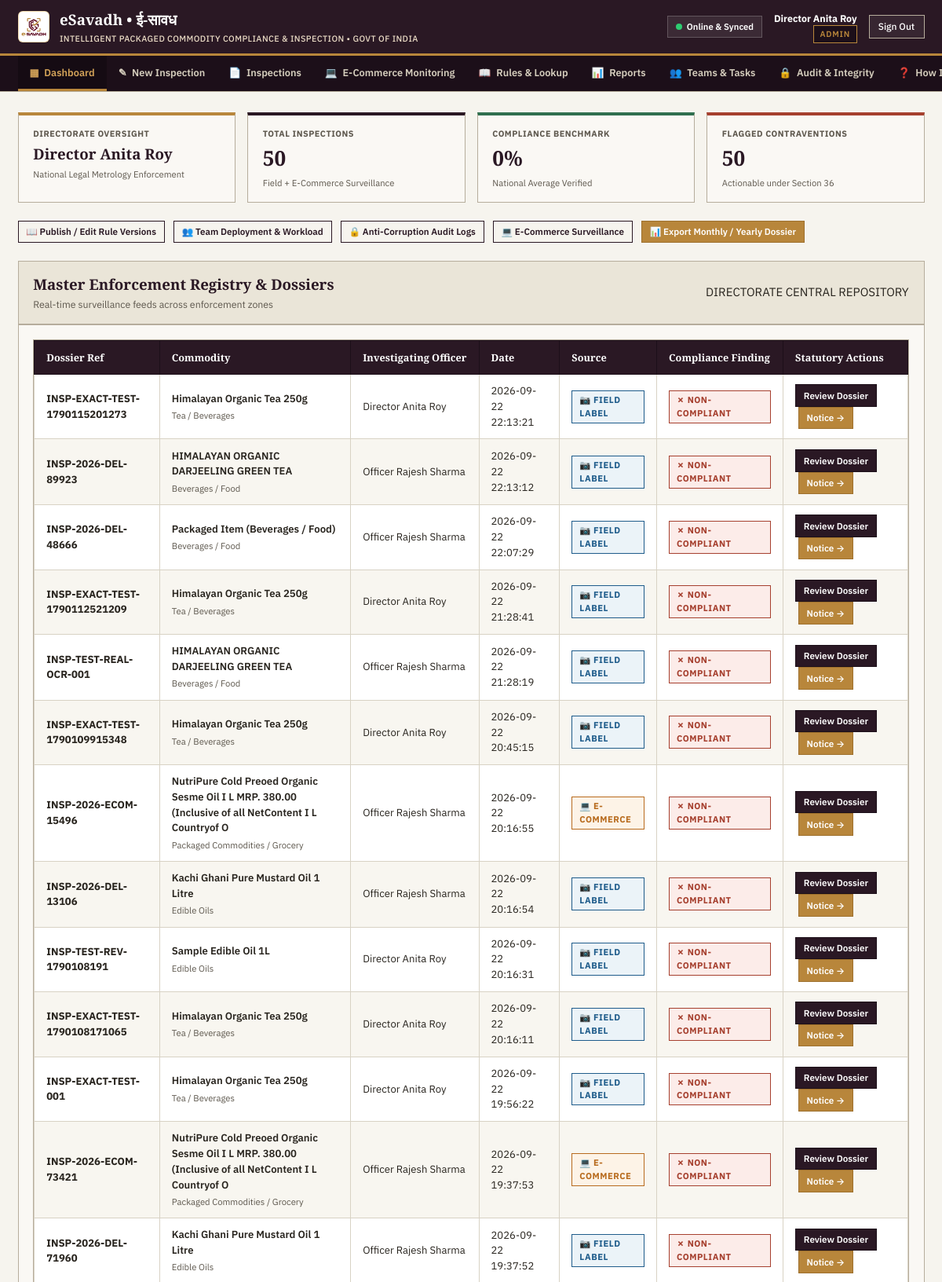
The page /admin/dashboard (signed in, upper part) on the database its author committed.
### tables this page shows
CREATE TABLE users (
    id INTEGER PRIMARY KEY AUTOINCREMENT,
    name TEXT NOT NULL,
    email TEXT UNIQUE NOT NULL,
    password_hash TEXT NOT NULL,
    role TEXT NOT NULL CHECK (role IN ('Admin', 'Inspector', 'Retailer', 'Manufacturer')),
    organization TEXT,
    designation TEXT,
    phone TEXT,
    is_active INTEGER DEFAULT 1,
    created_at TIMESTAMP DEFAULT CURRENT_TIMESTAMP
);

CREATE TABLE inspections (
    id INTEGER PRIMARY KEY AUTOINCREMENT,
    ref_no TEXT UNIQUE NOT NULL,
    product_id INTEGER,
    inspector_id INTEGER NOT NULL,
    assigned_team_id INTEGER,
    retailer_id INTEGER,
    location TEXT,
    gps_lat REAL,
    gps_lng REAL,
    purpose TEXT DEFAULT 'Routine Market Surveillance',
    status TEXT DEFAULT 'Completed' CHECK (status IN ('Draft', 'In Progress', 'Review', 'Completed', 'Flagged')),
    compliance_status TEXT DEFAULT 'Needs Review' CHECK (compliance_status IN ('Compliant', 'Non-Compliant', 'Needs Review', 'Insufficient Evidence', 'Not Applicable')),
    source TEXT DEFAULT 'field' CHECK (source IN ('field', 'e-commerce')),
    overall_notes TEXT,
    sync_id TEXT UNIQUE, -- Local idempotency key for offline sync
    created_at TIMESTAMP DEFAULT CURRENT_TIMESTAMP,
    updated_at TIMESTAMP DEFAULT CURRENT_TIMESTAMP,
    FOREIGN KEY (product_id) REFERENCES products (id) ON DELETE SET NULL,
    FOREIGN KEY (inspector_id) REFERENCES users (id) ON DELETE CASCADE,
    FOREIGN KEY (assigned_team_id) REFERENCES teams (id) ON DELETE SET NULL,
    FOREIGN KEY (retailer_id) REFERENCES users (id) ON DELETE SET NULL
);

CREATE TABLE products (
    id INTEGER PRIMARY KEY AUTOINCREMENT,
    barcode TEXT UNIQUE,
    name TEXT NOT NULL,
    category TEXT NOT NULL,
    brand TEXT,
    manufacturer TEXT,
    packer TEXT,
    importer TEXT,
    mfg_date TEXT, -- MM/YYYY or YYYY-MM-DD
    expiry_date TEXT,
    country_of_origin TEXT DEFAULT 'India',
    net_quantity TEXT,
    mrp TEXT,
    created_at TIMESTAMP DEFAULT CURRENT_TIMESTAMP
);

### app.py (the view)
@app.route("/admin/dashboard")
@login_required
@role_required(["Admin"])
def admin_dashboard():
    inspections = database.get_inspections(limit=50)
    total = len(inspections)
    compliant = sum(1 for i in inspections if i["compliance_status"] == "Compliant")
    violations = sum(1 for i in inspections if i["compliance_status"] == "Non-Compliant")
    compliance_rate = int((compliant / max(total, 1)) * 100)
    return render_template(
        "dashboard_admin.html",
        user=session["user"],
        inspections=inspections,
        total_inspections=total,
        compliant_count=compliant,
        violation_count=violations,
        compliance_rate=compliance_rate,
        active_page="dashboard"
    )

### app.py (called while the page is built)
@app.before_request
def ensure_serverless_db_ready():
    if not getattr(app, "_db_bootstrapped", False):
        try:
            database.init_db()
            app._db_bootstrapped = True
        except Exception as e:
            print(f"[eSavadh DB] Serverless init notice: {e}")

def login_required(f):
    @wraps(f)
    def decorated_function(*args, **kwargs):
        if "user" not in session:
            flash("Official authentication required to access this compliance register.", "error")
            return redirect(url_for("login", next=request.url))
        return f(*args, **kwargs)
    return decorated_function

def role_required(allowed_roles):
    def decorator(f):
        @wraps(f)
        def decorated_function(*args, **kwargs):
            if "user" not in session:
                flash("Official authentication required.", "error")
                return redirect(url_for("login"))
            user_role = session["user"].get("role")
            if user_role not in allowed_roles:
                flash(f"Access Denied: You do not have permission to view this resource. Requires {', '.join(allowed_roles)} clearance.", "error")
                return redirect(url_for("dashboard_router"))
            return f(*args, **kwargs)
        return decorated_function
    return decorator

### database.py (called while the page is built, shortened)
def get_effective_db_path():
    local_db = os.path.join(BASE_DIR, "esavadh.db")
    is_serverless = bool(os.environ.get("VERCEL") or os.environ.get("AWS_LAMBDA_FUNCTION_NAME") or not os.access(BASE_DIR, os.W_OK))
    return local_db

def get_db():
    db_path = get_effective_db_path()
    conn = sqlite3.connect(db_path, timeout=60.0, check_same_thread=False)
    conn.row_factory = sqlite3.Row
    try:
        conn.execute("PRAGMA journal_mode = WAL;")
    except Exception:
        pass
    conn.execute("PRAGMA busy_timeout = 60000;")
    conn.execute("PRAGMA synchronous = NORMAL;")
    conn.execute("PRAGMA foreign_keys = ON;")
    return conn

### templates/dashboard_admin.html (shortened to what this page needs)
{% extends "base.html" %}
{% block content %}
<div class="metric-grid">
    <div class="metric-card brass-top">
        <div class="metric-label">DIRECTORATE OVERSIGHT</div>
        <div class="metric-value" style="font-size: 1.25rem;">{{ user.name }}</div>
        <div class="form-hint">National Legal Metrology Enforcement</div>
    </div>
    <div class="metric-card">
        <div class="metric-label">TOTAL INSPECTIONS</div>
        <div class="metric-value">{{ total_inspections }}</div>
        <div class="form-hint">Field + E-Commerce Surveillance</div>
    </div>
    <div class="metric-card green-top">
        <div class="metric-label">COMPLIANCE BENCHMARK</div>
        <div class="metric-value">{{ compliance_rate }}%</div>
        <div class="form-hint">National Average Verified</div>
    </div>
    <div class="metric-card red-top">
        <div class="metric-label">FLAGGED CONTRAVENTIONS</div>
        <div class="metric-value">{{ violation_count }}</div>
        <div class="form-hint">Actionable under Section 36</div>
    </div>
</div>
<div style="display: flex; gap: 0.75rem; margin-bottom: 1.5rem; flex-wrap: wrap;">
    <a href="{{ url_for('rules_center') }}" class="btn btn-outline btn-sm">&#128214; Publish / Edit Rule Versions</a>
    <a href="{{ url_for('team_management') }}" class="btn btn-outline btn-sm">&#128101; Team Deployment & Workload</a>
    <a href="{{ url_for('audit_integrity') }}" class="btn btn-outline btn-sm">&#128274; Anti-Corruption Audit Logs</a>
    <a href="{{ url_for('ecommerce_monitor') }}" class="btn btn-outline btn-sm">&#128187; E-Commerce Surveillance</a>
    <a href="{{ url_for('reports_center') }}" class="btn btn-accent btn-sm">&#128202; Export Monthly / Yearly Dossier</a>
</div>
<section class="ledger-section">
    <div class="ledger-header">
        <div>
            <h2 class="ledger-title">Master Enforcement Registry & Dossiers</h2>
            <p class="ledger-subtitle">Real-time surveillance feeds across enforcement zones</p>
        </div>
        <div class="ledger-meta-stamp">
            DIRECTORATE CENTRAL REPOSITORY
        </div>
    </div>
    <div class="ledger-body">
        <div class="ledger-table-wrapper">
            <table class="ledger-table">
                <thead>
                    <tr>
                        <th>Dossier Ref</th>
                        <th>Commodity</th>
                        <th>Investigating Officer</th>
                        <th>Date</th>
                        <th>Source</th>
                        <th>Compliance Finding</th>
                        <th>Statutory Actions</th>
                    </tr>
                </thead>
                <tbody>
                    {% for insp in inspections %}
                    <tr>
                        <td><strong>{{ insp.ref_no }}</strong></td>
                        <td>
                            <div style="font-weight: 600;">{{ insp.product_name or 'Unregistered Commodity' }}</div>
                            <div class="form-hint">{{ insp.product_category or 'General' }}</div>
                        </td>
                        <td>{{ insp.inspector_name or 'Officer' }}</td>
                        <td>{{ insp.created_at }}</td>
                        <td>
                            {% if insp.source == 'e-commerce' %}
                            <span class="status-badge status-needs-review">&#128187; E-Commerce</span>
                            {% else %}
                            <span class="status-badge" style="background:#EBF3F8; color:#1F5C8B; border-color:#1F5C8B;">&#128247; Field Label</span>
                            {% endif %}
                        </td>
                        <td>
                            {% if insp.compliance_status == 'Compliant' %}
                            <span class="status-badge status-compliant">&#10003; Compliant</span>
                            {% elif insp.compliance_status == 'Non-Compliant' %}
                            <span class="status-badge status-non-compliant">&#10007; Non-Compliant</span>
                            {% else %}
                            <span class="status-badge status-needs-review">&#9888; Needs Review</span>
                            {% endif %}
                        </td>
                        <td>
                            <a href="{{ url_for('inspection_detail', inspection_id=insp.id) }}" class="btn btn-primary btn-sm">
                                Review Dossier
                            </a>
                            {% if insp.compliance_status == 'Non-Compliant' %}
                            <a href="{{ url_for('draft_notice_view', inspection_id=insp.id) }}" class="btn btn-accent btn-sm" style="margin-left: 0.25rem;">
                                Notice &rarr;
                            </a>
                            {% endif %}
                        </td>
                    </tr>
                    {% else %}
                    <tr>
                        <td colspan="7" style="text-align: center; color: var(--color-charcoal-muted); padding: 2rem;">
                            No inspection dossiers recorded yet.
                        </td>
                    </tr>
                    {% endfor %}
                </tbody>
            </table>
        </div>
    </div>
</section>
{% endblock %}

### templates/base.html (shortened to what this page needs)
<!DOCTYPE html>
<html lang="en">
<head>
    <link rel="stylesheet" href="{{ url_for('static', filename='css/style.css') }}">
    <link rel="stylesheet" href="{{ url_for('static', filename='css/mobile.css') }}">
</head>
<body>
    <div class="app-wrapper">
        <header class="gov-masthead">
            <div class="masthead-container">
                <a href="{% if session.get('user') %}{{ url_for('dashboard_router') }}{% else %}{{ url_for('landing') }}{% endif %}" class="masthead-brand">
                    <img src="{{ url_for('static', filename='img/esavadh_logo.png') }}" alt="eSavadh Logo" class="brand-logo-img">
                    <div class="brand-details">
                        <h1>eSavadh &bull; ई-सावध</h1>
                        <p>INTELLIGENT PACKAGED COMMODITY COMPLIANCE & INSPECTION &bull; GOVT OF INDIA</p>
                    </div>
                </a>
                {% if session.get('user') %}
                <div class="user-masthead-meta">
                    <div class="sync-status-indicator" id="sync-status-container" title="Local offline storage & synchronization status">
                        <span class="sync-dot" id="sync-status-dot"></span>
                        <span id="sync-status-text">Online & Synced</span>
                    </div>
                    <div class="user-identity" style="text-align: right; font-size: 0.825rem;">
                        <strong style="color: #FFFFFF;">{{ session['user']['name'] }}</strong>
                        <div>
                            <span class="role-badge">{{ session['user']['role'] }}</span>
                        </div>
                    </div>
                    <a href="{{ url_for('logout') }}" class="logout-link">Sign Out</a>
                </div>
                {% else %}
                <div>
                    <a href="{{ url_for('login') }}" class="btn btn-accent btn-sm">Official Sign In</a>
                </div>
                {% endif %}
            </div>
        </header>
        {% if session.get('user') %}
        <nav class="ledger-nav">
            <div class="nav-container">
                <a href="{{ url_for('dashboard_router') }}" class="nav-item {% if active_page == 'dashboard' %}active{% endif %}">
                    <span>&#9638;</span> Dashboard
                </a>
                <a href="{{ url_for('new_inspection') }}" class="nav-item {% if active_page == 'new_inspection' %}active{% endif %}">
                    <span>&#9998;</span> New Inspection
                </a>
                <a href="{{ url_for('inspections_list') }}" class="nav-item {% if active_page == 'inspections' %}active{% endif %}">
                    <span>&#128196;</span> Inspections
                </a>
                <a href="{{ url_for('ecommerce_monitor') }}" class="nav-item {% if active_page == 'ecommerce' %}active{% endif %}">
                    <span>&#128187;</span> E-Commerce Monitoring
                </a>
                <a href="{{ url_for('rules_center') }}" class="nav-item {% if active_page == 'rules' %}active{% endif %}">
                    <span>&#128214;</span> Rules & Lookup
                </a>
                <a href="{{ url_for('reports_center') }}" class="nav-item {% if active_page == 'reports' %}active{% endif %}">
                    <span>&#128202;</span> Reports
                </a>
                {% if session['user']['role'] == 'Admin' %}
                <a href="{{ url_for('team_management') }}" class="nav-item {% if active_page == 'teams' %}active{% endif %}">
                    <span>&#128101;</span> Teams & Tasks
                </a>
                <a href="{{ url_for('audit_integrity') }}" class="nav-item {% if active_page == 'audit' %}active{% endif %}">
                    <span>&#128274;</span> Audit & Integrity
                </a>
                {% endif %}
                <a href="{{ url_for('how_it_works') }}" class="nav-item {% if active_page == 'how_it_works' %}active{% endif %}">
                    <span>&#10067;</span> How It Works
                </a>
            </div>
        </nav>
        {% endif %}
        <main class="ledger-main">
            {% block content %}{% endblock %}
        </main>
    </div>
</body>
</html>

### rows shown on the page
users: user.name "Director Anita Roy", user.role "ADMIN", name "Director Anita Roy"
inspections: ref_no "INSP-EXACT-TEST-1790115201273", name "Himalayan Organic Tea 250g", category "Tea / Beverages", name "Director Anita Roy", created_at "2026-09-22 22:13:21", source "📷 FIELD LABEL", compliance_status "✗ NON-COMPLIANT"
inspections: ref_no "INSP-2026-DEL-89923", name "HIMALAYAN ORGANIC DARJEELING GREEN TEA", category "Beverages / Food", name "Officer Rajesh Sharma", created_at "2026-09-22 22:13:12", source "📷 FIELD LABEL", compliance_status "✗ NON-COMPLIANT"
inspections: ref_no "INSP-2026-DEL-48666", name "Packaged Item (Beverages / Food)", category "Beverages / Food", name "Officer Rajesh Sharma", created_at "2026-09-22 22:07:29", source "📷 FIELD LABEL", compliance_status "✗ NON-COMPLIANT"
inspections: ref_no "INSP-EXACT-TEST-1790112521209", name "Himalayan Organic Tea 250g", category "Tea / Beverages", name "Director Anita Roy", created_at "2026-09-22 21:28:41", source "📷 FIELD LABEL", compliance_status "✗ NON-COMPLIANT"
inspections: ref_no "INSP-TEST-REAL-OCR-001", name "HIMALAYAN ORGANIC DARJEELING GREEN TEA", category "Beverages / Food", name "Officer Rajesh Sharma", created_at "2026-09-22 21:28:19", source "📷 FIELD LABEL", compliance_status "✗ NON-COMPLIANT"
inspections: ref_no "INSP-EXACT-TEST-1790109915348", name "Himalayan Organic Tea 250g", category "Tea / Beverages", name "Director Anita Roy", created_at "2026-09-22 20:45:15", source "📷 FIELD LABEL", compliance_status "✗ NON-COMPLIANT"
inspections: ref_no "INSP-2026-ECOM-15496", name "NutriPure Cold Preoed Organic Sesme Oil I L MRP. 380.00 (Inclusive of all NetContent I L Countryof O", category "Packaged Commodities / Grocery", name "Officer Rajesh Sharma", created_at "2026-09-22 20:16:55", source "💻 E-COMMERCE", compliance_status "✗ NON-COMPLIANT"
inspections: ref_no "INSP-2026-DEL-13106", name "Kachi Ghani Pure Mustard Oil 1 Litre", category "Edible Oils", name "Officer Rajesh Sharma", created_at "2026-09-22 20:16:54", source "📷 FIELD LABEL", compliance_status "✗ NON-COMPLIANT"
inspections: ref_no "INSP-TEST-REV-1790108191", name "Sample Edible Oil 1L", category "Edible Oils", name "Director Anita Roy", created_at "2026-09-22 20:16:31", source "📷 FIELD LABEL", compliance_status "✗ NON-COMPLIANT"
inspections: ref_no "INSP-EXACT-TEST-1790108171065", name "Himalayan Organic Tea 250g", category "Tea / Beverages", name "Director Anita Roy", created_at "2026-09-22 20:16:11", source "📷 FIELD LABEL", compliance_status "✗ NON-COMPLIANT"
inspections: ref_no "INSP-EXACT-TEST-001", name "Himalayan Organic Tea 250g", category "Tea / Beverages", name "Director Anita Roy", created_at "2026-09-22 19:56:22", source "📷 FIELD LABEL", compliance_status "✗ NON-COMPLIANT"
inspections: ref_no "INSP-2026-ECOM-73421", name "NutriPure Cold Preoed Organic Sesme Oil I L MRP. 380.00 (Inclusive of all NetContent I L Countryof O", category "Packaged Commodities / Grocery", name "Officer Rajesh Sharma", created_at "2026-09-22 19:37:53", source "💻 E-COMMERCE", compliance_status "✗ NON-COMPLIANT"
inspections: ref_no "INSP-2026-DEL-71960", name "Kachi Ghani Pure Mustard Oil 1 Litre", category "Edible Oils", name "Officer Rajesh Sharma", created_at "2026-09-22 19:37:52", source "📷 FIELD LABEL", compliance_status "✗ NON-COMPLIANT"

### other values the page prints
{{ total_inspections }} "50"
{{ compliance_rate }} "0"
{{ violation_count }} "50"
